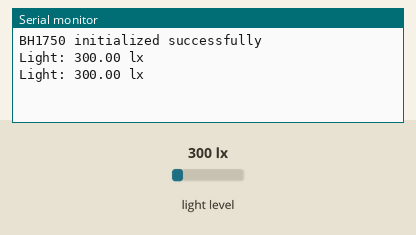
This sketch was run on a simulated ESP8266 (NodeMCU). Parts: the last lines printed to the serial monitor. The inputs (shaded band) are chosen by the test bench; at power-on: light level 300 lx.

Above: at 5.8 s.
5.9 s: light level set to 40 lx
At 10.7 s:
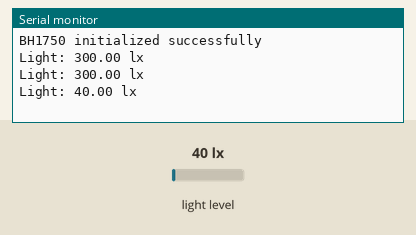
11.9 s: light level set to 500 lx
At 15.7 s:
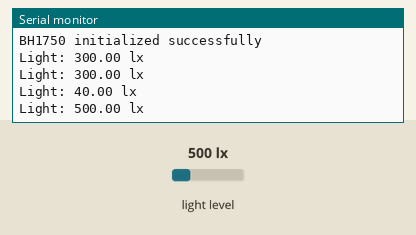
Timing chart, 0 to 17.2 s (numbered marks = the images above; inputs shaded):
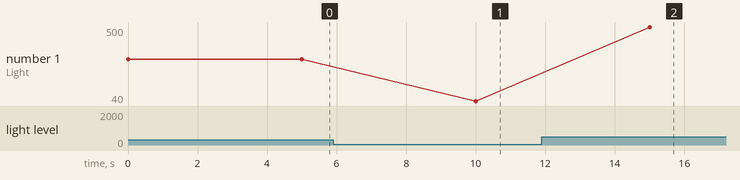

Measured:
- after the input at 5.9 s, the serial monitor: prints a new line after 4.1 s (image 1)
- after the input at 11.9 s, the serial monitor: prints a new line after 3.1 s (image 2)
- plotted number 1: 300 → 40 after the input at 5.9 s, 40 → 500 after the input at 11.9 s

The sketch:

BH1750.ino
```cpp
#include <Wire.h>
#include <BH1750.h>

BH1750 lightMeter;

void setup() {
  Serial.begin(115200); // Higher baud rate for ESP8266
  Wire.begin(D1, D2);   // SDA and SCL pins (D1 = SDA, D2 = SCL on NodeMCU)

  // Initialize BH1750 sensor
  if (lightMeter.begin(BH1750::CONTINUOUS_HIGH_RES_MODE, 0x23)) {
    Serial.println(F("BH1750 initialized successfully"));
  } else {
    Serial.println(F("Error initializing BH1750"));
    while (1);
  }
}

void loop() {
  float lux = lightMeter.readLightLevel();

  if (lux >= 0) {
    Serial.print("Light: ");
    Serial.print(lux);
    Serial.println(" lx");
  } else {
    Serial.println("[BH1750] Error reading light level");
  }

  delay(5000);
}
```
